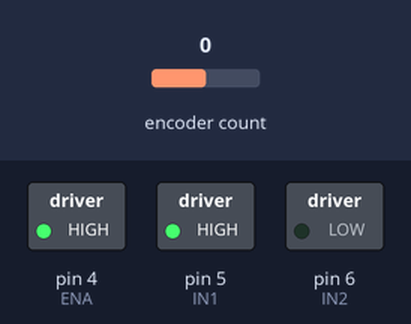
A sketch run on a simulated Arduino Uno, built with avr-gcc and run on an emulated ATmega328P. On the bench: switched loads named in the sketch (green lamp = pin HIGH). The test bench sets the inputs (shaded band); at power-on: encoder count 0. The ROS host is connected and sends only what is stated.

Above: at 0.1 s.
Timing chart, 0 to 1.6 s (numbered marks = the images above):
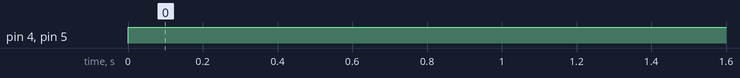

The sketch:

voltage_controller.ino
```cpp
/*
 * rosserial Publisher Example
 * Prints "hello world!"
 */
#include <ros.h>
#include <std_msgs/Float32MultiArray.h>
#include <Encoder.h>
ros::NodeHandle  nh;

std_msgs::Float32MultiArray msg;
ros::Publisher encoder("encoder", &msg);


// Encoder Instances
Encoder myEnc(2, 3);


// pin settings
int ENA = 4;

int IN1 = 5;
int IN2 = 6;

// take initial enocder readings
long long oldPos = myEnc.read();
long long newPos = myEnc.read();

// rate determines whether pwm increases or decreases
int pwm = 255;
int rate = 1;

// function to run a motor
void controlMotor(int pwm,int ENA,int IN1,int IN2)
{
  if(pwm>=0)
  {
    digitalWrite(IN1,HIGH);
    digitalWrite(IN2,LOW);
  }
  else
  {
    digitalWrite(IN1,LOW);
    digitalWrite(IN2,HIGH);
    pwm = -pwm;
  }
  analogWrite(ENA,pwm);
}


void setup()
{
	Serial.begin(57600);

	pinMode(ENA,OUTPUT);
	pinMode(IN1,OUTPUT);
	pinMode(IN2,OUTPUT);

	msg.data = (float *)malloc(sizeof(float)*2);

	msg.data_length = 2;

	nh.initNode();
	nh.advertise(encoder);

}

int T = millis();
void loop()
{
  // t0 and t1 are time after which we measure a rpm
  long t0 = millis();
  long t1 = millis();
  // measure rpm for every second
  oldPos = myEnc.read();
  newPos = myEnc.read();
  while(t1-t0<2)
  {
    controlMotor(255, ENA, IN1, IN2);
    newPos = myEnc.read();
    t1=millis();
  }

  // calculate rpm;
  float rpm = (float(newPos-oldPos))*30000/280;
  // publish data
  msg.data[0] = float(millis()-T)/1000;

  msg.data[1] = rpm;
  //Serial.print(pwm);Serial.print(" -> ");Serial.print(voltage);Serial.print(" -> ");Serial.println(rpm);
  encoder.publish(&msg);
  nh.spinOnce();
}
```

Measured:
- by itself, pin 4 (ENA), pin 5 (IN1): LOW → HIGH at 0.00 s
